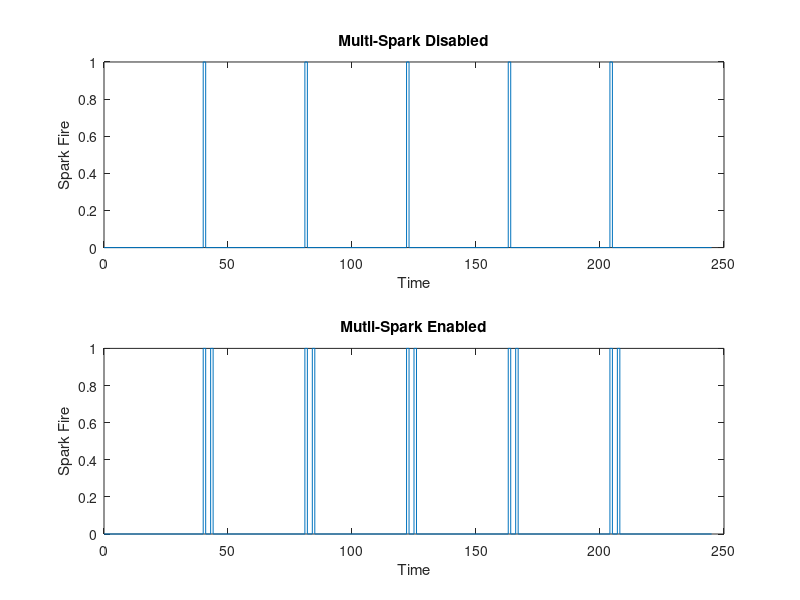

Source code (MATLAB):
highTime      = 1;
singleLow     = 40;
multiLowShort = 2;

numSparks = 5;

single.x = [0 singleLow];
single.y = [0 0];
multi.x  = [0 singleLow];
multi.y  = [0 0];

for i = 1:numSparks
    single.x = [single.x single.x(end) single.x(end)+highTime];
    single.x = [single.x single.x(end) single.x(end)+singleLow];
    
    single.y = [single.y 1 1 0 0];
    
    multi.x = [multi.x multi.x(end) multi.x(end)+highTime];
    multi.x = [multi.x multi.x(end) multi.x(end)+multiLowShort];
    multi.x = [multi.x multi.x(end) multi.x(end)+highTime];
    multi.x = [multi.x multi.x(end) multi.x(end)+singleLow-multiLowShort-highTime];
    
    multi.y = [multi.y 1 1 0 0 1 1 0 0];
end

subplot(2,1,1)
plot(single.x, single.y)
title("Multi-Spark Disabled")
ylabel("Spark Fire")
xlabel("Time")

subplot(2,1,2)
plot(multi.x,  multi.y)
title("Mutli-Spark Enabled")
ylabel("Spark Fire")
xlabel("Time")

